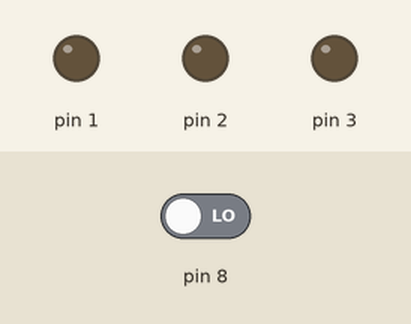
The sketch below on a simulated Arduino Uno, built with avr-gcc and run on an emulated ATmega328P. Shown: output pins drawn as LEDs (lit = HIGH). The inputs (shaded band) are chosen by the test bench; at power-on: pin 8 LOW.

Above: at 1.2 s.
1.3 s: pin 8 driven HIGH
At 1.7 s:
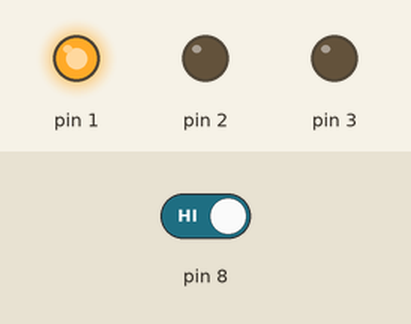
At 2.6 s:
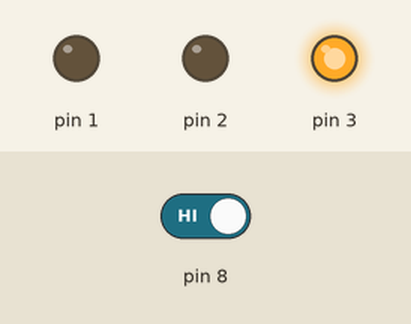
Timing chart, 0 to 10.3 s (numbered marks = the images above; inputs shaded):
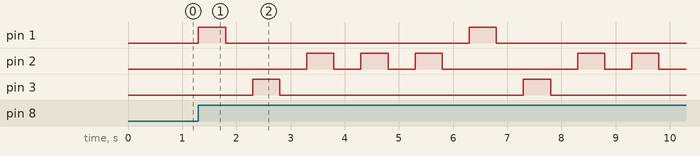

The sketch:

sketch_nov27a.ino
```cpp
// C++ code
//
void setup()
{
  pinMode(1, OUTPUT);
  pinMode(2, OUTPUT);
  pinMode(3, OUTPUT);
  pinMode(8, INPUT);
}

void loop()
{
  if(digitalRead(8) == 1){
    for( int led = 0; led < 4; led++){
       digitalWrite(1, HIGH);
      delay(500);
        digitalWrite(1, LOW);
 delay(500);
  digitalWrite(3, HIGH);
  delay(500);
  digitalWrite(3, LOW);
  delay(500);
       for (int i = 0; i < 3; i++){
   digitalWrite(2, HIGH);
      delay(500);
        digitalWrite(2, LOW);
  delay(500);
       }
   if (2 == LOW){
     digitalWrite(1, HIGH);
      delay(500);
        digitalWrite(1, LOW);
 delay(500);
  digitalWrite(3, HIGH);
  delay(500);
  digitalWrite(3, LOW);
    delay(500);
   digitalWrite(2, HIGH);
      delay(500);
        digitalWrite(2, LOW);
    delay(500);  }
    }
  }
}
```

Measured:
- after the input at 1.3 s, pin 1: alternates HIGH for 0.50 s and LOW for 4.5 s, starting at once; pin 2: LOW → HIGH after 2.0 s, → LOW 0.50 s later, → HIGH 0.50 s later, → LOW 0.50 s later, … (10 changes in this stretch); pin 3: alternates HIGH for 0.50 s and LOW for 4.5 s, starting after 1.0 s
